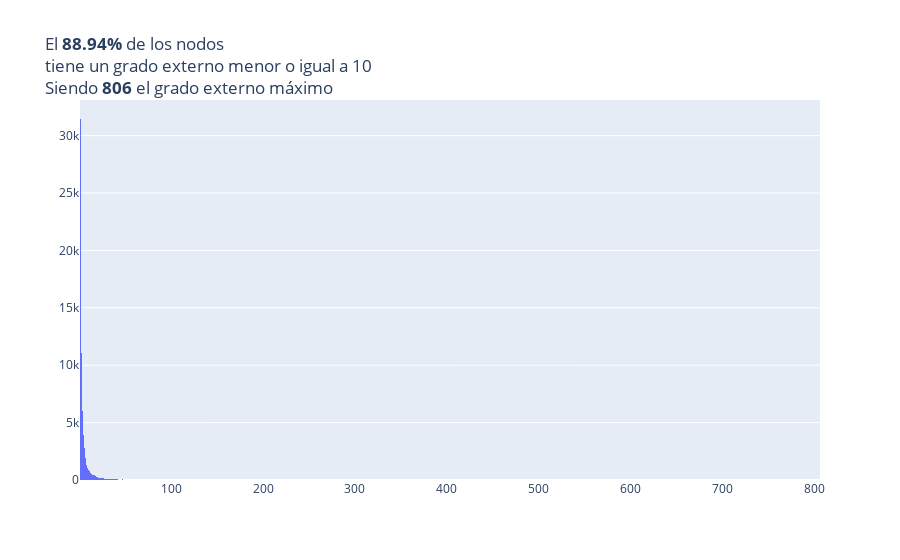

The cell this chart's notebook holds for it:
### Code cell
fig = go.Figure()
fig.add_trace(go.Histogram(
    x=out_degrees_d
))
fig.update_layout(
    title=dict(
        text=f"El <b>{round(small_out_degrees_pct*100, 2)}%</b> de los nodos <br>tiene un grado externo menor o igual a 10 <br>Siendo <b>{max_od_by_node}</b> el grado externo máximo"
    )
)
fig.show()

### Figure 1 — Plotly figure (JSON) as saved in the notebook; plotly's stock layout.template omitted (floating-point values rounded to 4 significant figures; data arrays with more than 128 entries replaced by an {"elided": "..."} marker saying what was removed)
{"data": [{"type": "histogram", "x": {"elided": "69732 int values"}}], "layout": {"title": {"text": "El <b>88.94%</b> de los nodos <br>tiene un grado externo menor o igual a 10 <br>Siendo <b>806</b> el grado externo máximo"}}}
